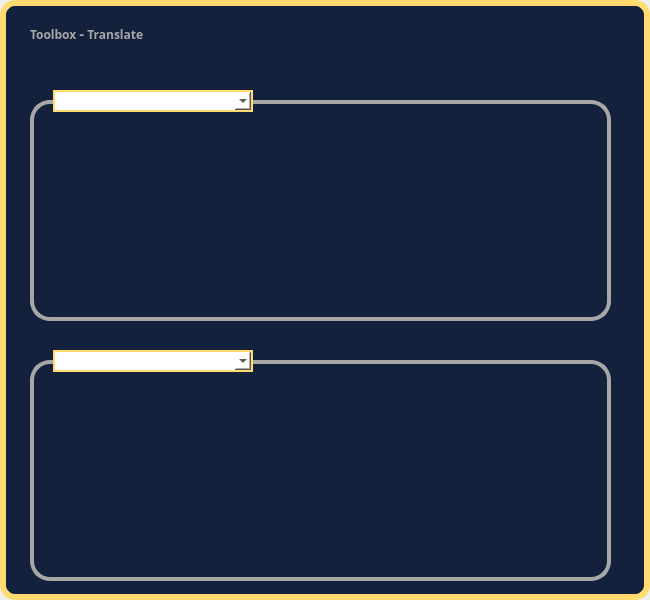
<?xml version="1.0" encoding="UTF-8"?>
<ui version="4.0">
 <class>Translate</class>
 <widget class="QMainWindow" name="Translate">
  <property name="geometry">
   <rect>
    <x>0</x>
    <y>0</y>
    <width>650</width>
    <height>600</height>
   </rect>
  </property>
  <property name="windowTitle">
   <string>Translate</string>
  </property>
  <property name="windowOpacity">
   <double>1.000000000000000</double>
  </property>
  <property name="layoutDirection">
   <enum>Qt::RightToLeft</enum>
  </property>
  <property name="styleSheet">
   <string notr="true"/>
  </property>
  <widget class="QWidget" name="centralwidget">
   <property name="styleSheet">
    <string notr="true">
</string>
   </property>
   <widget class="QFrame" name="frame">
    <property name="geometry">
     <rect>
      <x>0</x>
      <y>0</y>
      <width>650</width>
      <height>600</height>
     </rect>
    </property>
    <property name="styleSheet">
     <string notr="true">QFrame{

	background-color:#14213d;
	border:6px solid #FFDB70;

border-radius:15px;

}
</string>
    </property>
    <property name="frameShape">
     <enum>QFrame::StyledPanel</enum>
    </property>
    <property name="frameShadow">
     <enum>QFrame::Raised</enum>
    </property>
    <widget class="QFrame" name="DestFrame">
     <property name="geometry">
      <rect>
       <x>30</x>
       <y>360</y>
       <width>581</width>
       <height>221</height>
      </rect>
     </property>
     <property name="styleSheet">
      <string notr="true">QFrame {
	border:4px solid #a7a7a7;
	border-radius: 20px;
}
QFrame:hover {
	border: 4px solid #ffdb70;
}</string>
     </property>
     <property name="frameShape">
      <enum>QFrame::StyledPanel</enum>
     </property>
     <property name="frameShadow">
      <enum>QFrame::Raised</enum>
     </property>
     <widget class="QPlainTextEdit" name="txtDest">
      <property name="geometry">
       <rect>
        <x>20</x>
        <y>30</y>
        <width>541</width>
        <height>171</height>
       </rect>
      </property>
      <property name="font">
       <font>
        <family>Gandom</family>
        <pointsize>12</pointsize>
        <weight>50</weight>
        <bold>false</bold>
       </font>
      </property>
      <property name="styleSheet">
       <string notr="true">QPlainTextEdit{
color: rgb(255, 255, 255);
border:none;
padding:15px 1px 2px 5px;


}</string>
      </property>
     </widget>
    </widget>
    <widget class="QFrame" name="SrcFrame">
     <property name="geometry">
      <rect>
       <x>30</x>
       <y>100</y>
       <width>581</width>
       <height>221</height>
      </rect>
     </property>
     <property name="styleSheet">
      <string notr="true">QFrame {
	border:4px solid #a7a7a7;
	border-radius: 20px;
}
QFrame:hover {
	border: 4px solid #ffdb70;
}</string>
     </property>
     <property name="frameShape">
      <enum>QFrame::StyledPanel</enum>
     </property>
     <property name="frameShadow">
      <enum>QFrame::Raised</enum>
     </property>
     <widget class="QPlainTextEdit" name="txtSrc">
      <property name="geometry">
       <rect>
        <x>20</x>
        <y>20</y>
        <width>541</width>
        <height>171</height>
       </rect>
      </property>
      <property name="font">
       <font>
        <family>Gandom</family>
        <pointsize>12</pointsize>
        <weight>50</weight>
        <bold>false</bold>
       </font>
      </property>
      <property name="styleSheet">
       <string notr="true">QPlainTextEdit{

color: rgb(255, 255, 255);
padding:15px 1px 2px 5px;
border:none;
	
}</string>
      </property>
     </widget>
     <widget class="QPushButton" name="MicButton">
      <property name="geometry">
       <rect>
        <x>545</x>
        <y>12</y>
        <width>20</width>
        <height>20</height>
       </rect>
      </property>
      <property name="cursor">
       <cursorShape>PointingHandCursor</cursorShape>
      </property>
      <property name="styleSheet">
       <string notr="true">QPushButton{
background-color: none;
border-radius: 20px;
  min-height: 7px;
  min-width: 7px;

}</string>
      </property>
      <property name="text">
       <string/>
      </property>
      <property name="icon">
       <iconset>
        <normaloff>../Images/mic.png</normaloff>../Images/mic.png</iconset>
      </property>
      <property name="iconSize">
       <size>
        <width>17</width>
        <height>17</height>
       </size>
      </property>
     </widget>
    </widget>
    <widget class="QComboBox" name="comboDest">
     <property name="geometry">
      <rect>
       <x>53</x>
       <y>350</y>
       <width>200</width>
       <height>22</height>
      </rect>
     </property>
     <property name="font">
      <font>
       <family>Gandom</family>
       <pointsize>10</pointsize>
       <stylestrategy>PreferDefault</stylestrategy>
      </font>
     </property>
     <property name="layoutDirection">
      <enum>Qt::LeftToRight</enum>
     </property>
     <property name="styleSheet">
      <string notr="true">QComboBox{	
background-color: rgb(255, 255, 255);
border: 2px solid #ffdb70;
}</string>
     </property>
    </widget>
    <widget class="QLabel" name="Title">
     <property name="geometry">
      <rect>
       <x>30</x>
       <y>18</y>
       <width>231</width>
       <height>31</height>
      </rect>
     </property>
     <property name="font">
      <font>
       <family>A Salamat</family>
       <pointsize>9</pointsize>
       <weight>75</weight>
       <bold>true</bold>
       <kerning>true</kerning>
      </font>
     </property>
     <property name="styleSheet">
      <string notr="true">
color: #a7a7a7;
border:none;</string>
     </property>
     <property name="text">
      <string>Toolbox &lt;span style=&quot; font-size:11pt; font-weight:600;&quot;&gt;-&lt;/span&gt; Translate</string>
     </property>
     <property name="scaledContents">
      <bool>false</bool>
     </property>
    </widget>
    <widget class="QPushButton" name="ExitButton">
     <property name="geometry">
      <rect>
       <x>605</x>
       <y>20</y>
       <width>25</width>
       <height>25</height>
      </rect>
     </property>
     <property name="styleSheet">
      <string notr="true"/>
     </property>
     <property name="text">
      <string/>
     </property>
     <property name="icon">
      <iconset>
       <normaloff>C:/Users/Fateme/Downloads/Icon awesome-power-off.png</normaloff>C:/Users/Fateme/Downloads/Icon awesome-power-off.png</iconset>
     </property>
     <property name="iconSize">
      <size>
       <width>20</width>
       <height>20</height>
      </size>
     </property>
     <property name="flat">
      <bool>true</bool>
     </property>
    </widget>
    <widget class="QComboBox" name="comboSrc">
     <property name="geometry">
      <rect>
       <x>53</x>
       <y>90</y>
       <width>200</width>
       <height>22</height>
      </rect>
     </property>
     <property name="font">
      <font>
       <family>Gandom</family>
       <pointsize>10</pointsize>
       <stylestrategy>PreferDefault</stylestrategy>
      </font>
     </property>
     <property name="layoutDirection">
      <enum>Qt::LeftToRight</enum>
     </property>
     <property name="styleSheet">
      <string notr="true">QComboBox{
border:2px solid #ffdb70;
	background-color: rgb(255, 255, 255);
}
QFrame{
border:none;
}</string>
     </property>
    </widget>
   </widget>
  </widget>
 </widget>
 <resources>
  <include location="QRC/images.qrc"/>
 </resources>
 <connections/>
</ui>
